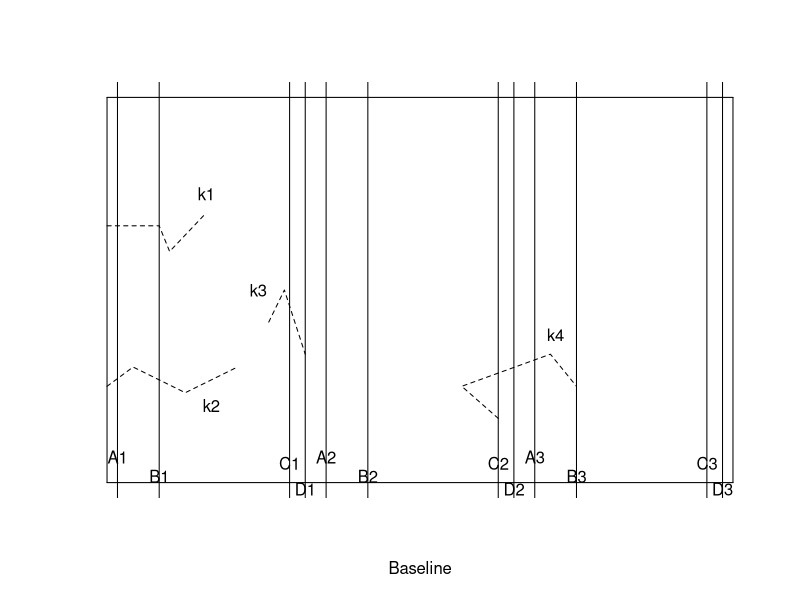
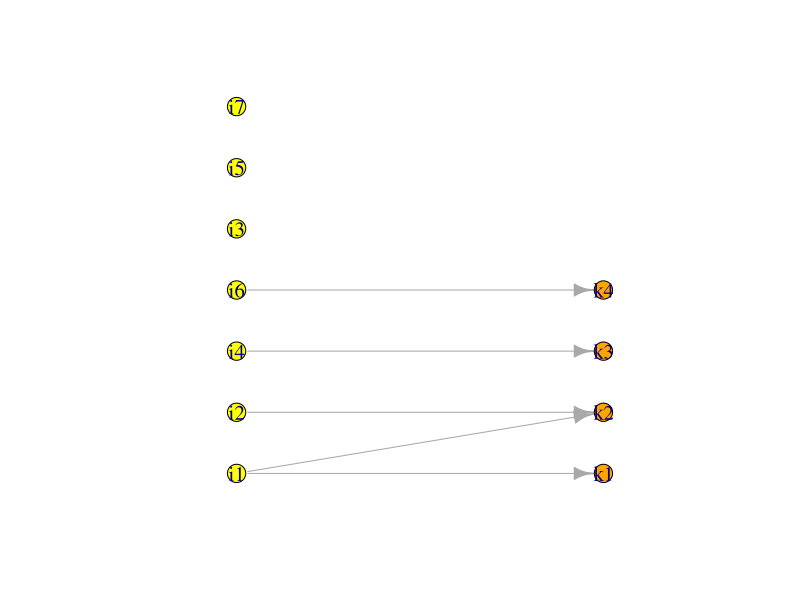

The R source for these figures, in order:
##
library(igraph)

# Skecth of the wolverine tracks, Becker (1991)
skthLISBecker <- function()
{
  plot(0,xaxt="n",yaxt="n",type="l",ylab="",xlab="Baseline",xlim=c(0,120),ylim=c(0,60),bty="n")
  lines(c(0,0),c(0,60)); lines(c(0,120),c(0,0)); lines(c(0,120),c(60,60)); lines(c(120,120),c(0,60))
  lines(c(0,10,12,19),c(40,40,36,42),lty=2); text(19,45,labels="k1") 
  lines(c(0,5,15,25),c(15,18,14,18),lty=2); text(20,12,labels="k2") 
  lines(c(31,34,38),c(25,30,20),lty=2); text(29,30,labels="k3") 
  lines(c(75,68,85,90),c(10,15,20,15),lty=2); text(86,23,labels="k4") 
  abline(v=c(2,42,82)); text(2,4,label="A1"); text(42,4,label="A2"); text(82,4,label="A3")
  abline(v=c(10,50,90)); text(10,1,label="B1"); text(50,1,label="B2"); text(90,1,label="B3")
  abline(v=c(35,75,115)); text(35,3,label="C1"); text(75,3,label="C2"); text(115,3,label="C3")
  abline(v=c(38,78,118)); text(38,-1,label="D1"); text(78,-1,label="D2"); text(118,-1,label="D3")

}


# Skecth of BIG representation of LIS, Becker (1991)
skthLISBeckerBIG <- function(showplot=FALSE)
{
  # Projection of wolverine tracks on the baseline; 
  # Areas without tracks assigned length of 1
  idx_F <- paste('i',1:7,sep='')
  idx_omega <- paste('k',1:4,sep='')
  edgeik <- data.frame(i=c('i1','i1','i2','i4','i6'),k=c('k1','k2','k2','k3','k4'))
  g <- graph_from_data_frame(edgeik, directed = TRUE)
  g <- add_vertices(g,3,attr=list(name=c('i3','i5','i7')))

  # Apply bipartite layout
  LO_bipart <- layout_as_bipartite(g,types=bipartite_mapping(g)$type)
  LO_bipart[bipartite_mapping(g)$type==FALSE,2] <- 0
  LO_bipart[bipartite_mapping(g)$type==TRUE,2] <- 1
  
  nodecolor <- rep("yellow",length(V(g)))
  nodecolor[bipartite_mapping(g)$type==TRUE] <- "orange"
  
  # Plot BIG
  if(showplot){
    plot(g, vertex.label=V(g)$name, vertex.size=10,vertex.label.dist=0,vertex.label.cex=1.25,
         vertex.color=nodecolor, layout=LO_bipart[,2:1]) }

return(list(G=g))  
}




# zi-values
zLISBecker <- function(graphstar,coefgamma=0,probi,multiplicity=FALSE){
  edgeik <- data.frame(as_edgelist(graphstar))
  colnames(edgeik) <- c('i','k')
  idx_F <- as_ids(V(graphstar)[bipartite.mapping(graphstar)$type==FALSE])
  idx_F <- idx_F[order(idx_F)]
  idx_omega <- as_ids(V(graphstar)[bipartite.mapping(graphstar)$type==TRUE])
  card_alphai <- NULL
  for(i in idx_F){
    card_alphai <- c(card_alphai,sum(edgeik$i %in% i))  
  }
  
  card_betak <- NULL
  for(k in idx_omega){
    card_betak <- c(card_betak,sum(edgeik$k %in% k))  
  }
  yk <- c(1,2,2,1)
  zi <-  NULL
  for(i in idx_F){
    if(i %in% edgeik$i){
      tmp.k <- edgeik$k[edgeik$i %in% i]
      if(multiplicity){tmp.zi <- sum(yk[idx_omega %in% tmp.k]/card_betak[idx_omega %in% tmp.k])}
      if(!multiplicity){
        tmp.zi <- 0
        for(k in tmp.k){
          betak <- edgeik$i[edgeik$k %in% k]
          wik <- (probi[idx_F==i]*(1/(card_alphai[idx_F==i])^coefgamma)/(sum(probi[idx_F %in% betak]*(1/card_alphai[idx_F %in% betak])^coefgamma)))
          tmp.zi <- tmp.zi + yk[idx_omega==k]*wik
        }
      }
    }
    if(!(i %in% edgeik$i)){
      tmp.zi <- 0}
    zi <- c(zi,tmp.zi)
  }
  return(zi)
}






# HH-estimators over all draws
mainLISBecker <- function(graphstar,coefgamma=0,probi,multiplicity=FALSE,showcat=TRUE){
  edgeik <- data.frame(as_edgelist(graphstar))
  colnames(edgeik) <- c('i','k')
  idx_F <- as_ids(V(graphstar)[bipartite.mapping(graphstar)$type==FALSE])
  idx_F <- idx_F[order(idx_F)]
  idx_omega <- as_ids(V(graphstar)[bipartite.mapping(graphstar)$type==TRUE])

all.subsets <- list(c(1,5,6),c(1,5,6),c(4,6,7),c(4,6,7))
B <- length(all.subsets)

# Estimates over random samples
  YhatHH_alpha <- NULL
  for(b in 1:B){
    s0 <- idx_F[all.subsets[[b]]]
    s1 <- unique(edgeik$k[edgeik$i %in% s0])
    zi_alpha <- zLISBecker(graphstar,coefgamma,probi,multiplicity = multiplicity)
    YhatHH_alpha <- c(YhatHH_alpha,sum(zi_alpha[idx_F %in% s0]/probi[idx_F %in% s0])) 
  }

if(showcat){
  cat('g:',coefgamma,'\t','zi:',zi_alpha,"\n")
  
  cat("Estimate per draw: ",YhatHH_alpha, "\n")
  cat("(Estimate over all draws,VarEst): ",mean(YhatHH_alpha), '\t',var(YhatHH_alpha)/B, "\n")
}
  return(list(varest=var(YhatHH_alpha)/B))
}  



skthLISBecker()
skthLISBeckerBIG(showplot = TRUE)



gstar <- skthLISBeckerBIG()$G

    
